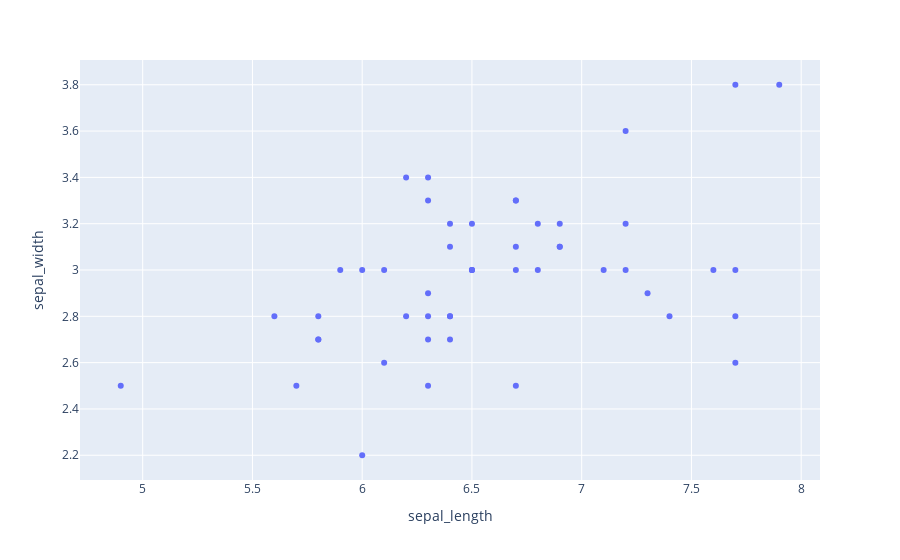

The notebook cell saved with this chart:
### Code cell
px.scatter(virginica_df,x='sepal_length',y='sepal_width')

### Figure 1 — Plotly figure (JSON) as saved in the notebook; plotly's stock layout.template omitted (floating-point values rounded to 4 significant figures)
{"data": [{"hovertemplate": "sepal_length=%{x}<br>sepal_width=%{y}<extra></extra>", "legendgroup": "", "marker": {"color": "#636efa", "symbol": "circle"}, "mode": "markers", "name": "", "orientation": "v", "showlegend": false, "type": "scatter", "x": [6.3, 5.8, 7.1, 6.3, 6.5, 7.6, 4.9, 7.3, 6.7, 7.2, 6.5, 6.4, 6.8, 5.7, 5.8, 6.4, 6.5, 7.7, 7.7, 6, 6.9, 5.6, 7.7, 6.3, 6.7, 7.2, 6.2, 6.1, 6.4, 7.2, 7.4, 7.9, 6.4, 6.3, 6.1, 7.7, 6.3, 6.4, 6, 6.9, 6.7, 6.9, 5.8, 6.8, 6.7, 6.7, 6.3, 6.5, 6.2, 5.9], "xaxis": "x", "y": [3.3, 2.7, 3, 2.9, 3, 3, 2.5, 2.9, 2.5, 3.6, 3.2, 2.7, 3, 2.5, 2.8, 3.2, 3, 3.8, 2.6, 2.2, 3.2, 2.8, 2.8, 2.7, 3.3, 3.2, 2.8, 3, 2.8, 3, 2.8, 3.8, 2.8, 2.8, 2.6, 3, 3.4, 3.1, 3, 3.1, 3.1, 3.1, 2.7, 3.2, 3.3, 3, 2.5, 3, 3.4, 3], "yaxis": "y"}], "layout": {"legend": {"tracegroupgap": 0}, "margin": {"t": 60}, "xaxis": {"anchor": "y", "domain": [0, 1], "title": {"text": "sepal_length"}}, "yaxis": {"anchor": "x", "domain": [0, 1], "title": {"text": "sepal_width"}}}}
